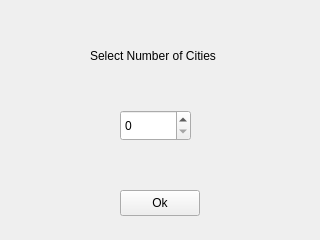
<?xml version="1.0" encoding="UTF-8"?>
<ui version="4.0">
 <class>numCities</class>
 <widget class="QWidget" name="numCities">
  <property name="geometry">
   <rect>
    <x>0</x>
    <y>0</y>
    <width>320</width>
    <height>240</height>
   </rect>
  </property>
  <property name="minimumSize">
   <size>
    <width>320</width>
    <height>240</height>
   </size>
  </property>
  <property name="maximumSize">
   <size>
    <width>320</width>
    <height>240</height>
   </size>
  </property>
  <property name="windowTitle">
   <string>Form</string>
  </property>
  <widget class="QSpinBox" name="spinBox">
   <property name="geometry">
    <rect>
     <x>120</x>
     <y>110</y>
     <width>71</width>
     <height>31</height>
    </rect>
   </property>
  </widget>
  <widget class="QPushButton" name="pushButton">
   <property name="geometry">
    <rect>
     <x>120</x>
     <y>190</y>
     <width>80</width>
     <height>26</height>
    </rect>
   </property>
   <property name="text">
    <string>Ok</string>
   </property>
  </widget>
  <widget class="QLabel" name="label">
   <property name="geometry">
    <rect>
     <x>90</x>
     <y>40</y>
     <width>151</width>
     <height>31</height>
    </rect>
   </property>
   <property name="text">
    <string>Select Number of Cities</string>
   </property>
  </widget>
 </widget>
 <resources/>
 <connections/>
</ui>
